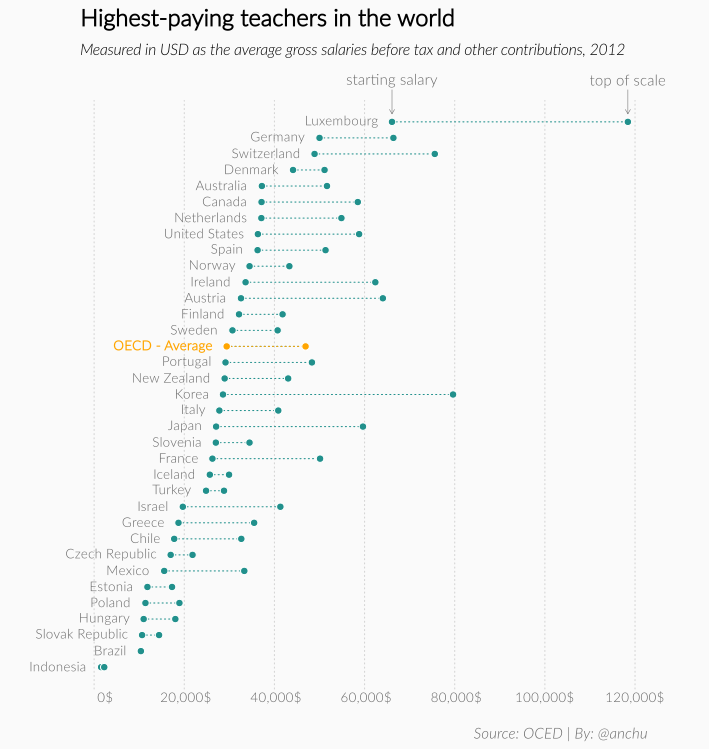

Write the R code that produced this figure.

library(viridis)

data <- read.csv("~/Dropbox/teacher_salary_oecd/DP_LIVE_01032017104847898.csv",
                 stringsAsFactors = F)
country_code <- read.csv("~/Dropbox/teacher_salary_oecd/Country.csv",
                         stringsAsFactors = F)

names(data) <- tolower(names(data))

data <- subset(data, subject %in% c("PRY_START", "PRY15YREXP", "PRY_TOP"))

pry_start <- subset(data, subject == "PRY_START", select = c(location, value))
names(pry_start) <- c("location", "value_start")

pry_15exp <- subset(data, subject == "PRY15YREXP" & time == 2012 & measure == "USD",
                    select = c(location, value))
names(pry_15exp) <- c("location", "value_15exp")

pry_top <- subset(data, subject == "PRY_TOP", select = c(location, value))
names(pry_top) <- c("location", "value_top")


pry_start <- merge(pry_start,
                   pry_15exp,
                   by = "location",
                   all.x = T)
pry_start <- merge(pry_start,
                   pry_top,
                   by = "location",
                   all.x = T)

pry_start <- merge(pry_start,
                   country_code[, c("Country.Code", "Short.Name", "Income.Group")],
                   by.x = "location",
                   by.y = "Country.Code",
                   all.x = T)
## pry_start$Short.Name[pry_start$location == "OAVG"] <- "OECD - Average"
pry_start <- pry_start[order(pry_start$value_start), ]
oavg <- subset(pry_start, location == "OAVG")
oavg$Short.Name <- "OECD - Average"

x_range <- range(c(pry_start$value_start, pry_start$value_15exp, pry_start$value_top), na.rm = TRUE)
y_range <- c(1, 35)

cairo_pdf("~/Dropbox/teacher_salary_oecd/teacher_salary.pdf",
          width=7.095895, height=7.492618)

par(bg = "gray98", mar = c(3, 4, 5, 3), family = "Lato Light")
plot.new()
plot.window(xlim = x_range,
            ylim = y_range)
axis(1, lwd = 0, cex.axis = 0.8, col.axis = "gray40",
     at = seq(0, 120000, 20000), padj = -2,
     labels = sprintf("%s$", format(seq(0, 120000, 20000), big.mark = ",")))
grid(NULL, NA)
segments(pry_start$value_start, 1:35, pry_start$value_top, 1:35,
         col = "#21908CFF", lty = "dotted")
points(pry_start$value_start, 1:35, pch = 21, bg = "#21908CFF", col = "white")
points(pry_start$value_top, 1:35, pch = 21, bg = "#21908CFF", col = "white")
segments(oavg$value_start, 21, oavg$value_top, 21, lty = "dotted", col = "orange")
points(oavg$value_start, 21, pch = 21, bg = "orange", col = "white")
points(oavg$value_top, 21, pch = 21, bg = "orange", col = "white")
text(pry_start$value_start - 3000, 1:35, labels = pry_start$Short.Name,
     adj = 1, cex = 0.8, xpd = T, col = "gray40")
text(oavg$value_start - 3000, 21, labels = oavg$Short.Name,
     adj = 1, cex = 0.8, xpd = T, font = 2, col = "orange")
text(66085, 37.5, labels = "starting salary", cex = 0.9, xpd = T, col = "gray40")
text(118412, 37.5, labels = "top of scale", cex = 0.9, xpd = T, col = "gray40")
arrows(66085, 37, 66085, 35.5, length = 0.05, xpd = T, lwd = 0.5, col = "gray40")
arrows(118412, 37, 118412, 35.5, length = 0.05, xpd = T, lwd = 0.5, col = "gray40")
mtext(side = 3, text = "Highest-paying teachers in the world", adj = 0, cex = 1.4,
      line = 3.5, font = 2)
mtext(side = 3, text = "Measured in USD as the average gross salaries before tax and other contributions, 2012",
      adj = 0, cex = 0.95, line = 2, font = 3)
mtext(side = 1, text = "Source: OCED | By: @anchu", adj = 1,
      cex = 0.9, col = "gray40", font = 3, line = 1.7)

dev.off()

## dev.size("in") 7.095895 7.492618
